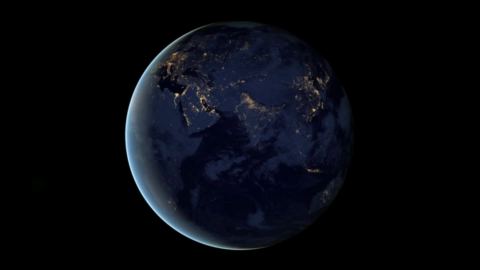
#> input picture frame 90 of video.mp4, 480 x 270 px
$ python '07_chapter_video color change.py'
#> lines starting #> are read from the running program, lines starting #| are printed output that depends on the picture; after the words box and inside, x2 and y2 are one past the last pixel; in counts of white or black regions, pixels touching at a corner belong together
# CHANGE THE VIDEO IN BLACK AND WHITE

from ast import Break
from tkinter import Frame
import cv2 as cv
from cv2 import imread

# video reading
cap = cv.VideoCapture("resources/video.mp4")


while (True):
    (ret,frame) = cap.read()
#> frame is the input picture: shape (270, 480, 3); mean B, G, R 14.7, 9.1, 7.3
    gray_scale = cv.cvtColor(frame,cv.COLOR_BGR2GRAY)
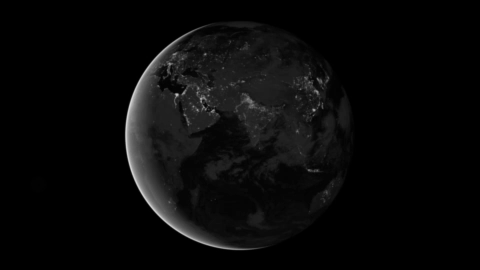
#> gray_scale: shape (270, 480); min 0, max 212, mean 9.2
    (thresh,binary) = cv.threshold(gray_scale,127,255,cv.THRESH_BINARY)
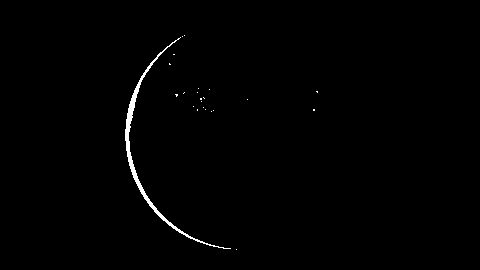
#> binary: shape (270, 480); 0.73% white; 23 white regions (22 under 20 px), largest, box (x1, y1, x2, y2) and area: (125, 37, 231, 249) 910
    if ret==True:
        cv.imshow("Video",frame)
        if cv.waitKey(1) & 0xFF ==ord('q'):
#> (key q is pressed here)
            break
    else:
        break

cap.release()
cv.destroyAllWindows()

$ run again, starting later in the video
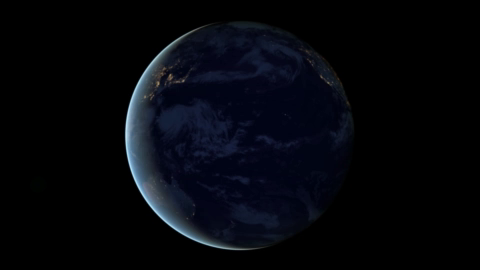
#> input picture frame 720 of video.mp4, 480 x 270 px
#> frame is the input picture: shape (270, 480, 3); mean B, G, R 11.9, 6.6, 4.9
#> `gray_scale = cv.cvtColor(frame,cv.COLOR_BGR2GRAY)`:
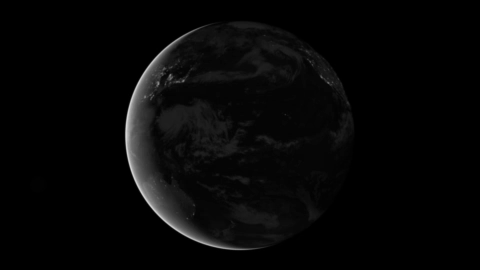
#> gray_scale: shape (270, 480); min 0, max 215, mean 6.7
#> binary: shape (270, 480); 0.71% white; 5 white regions (4 under 20 px), largest, box (x1, y1, x2, y2) and area: (125, 37, 231, 249) 913
